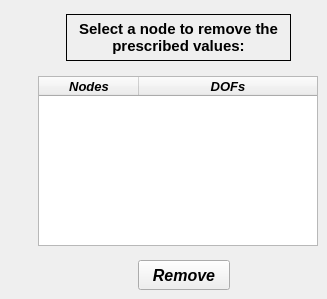
     <widget class="QWidget" name="tab_2">
      <attribute name="title">
       <string>Remove</string>
      </attribute>
      <widget class="QTreeWidget" name="treeWidget_prescribed_dofs">
       <property name="geometry">
        <rect>
         <x>38</x>
         <y>76</y>
         <width>280</width>
         <height>170</height>
        </rect>
       </property>
       <property name="minimumSize">
        <size>
         <width>280</width>
         <height>170</height>
        </size>
       </property>
       <property name="maximumSize">
        <size>
         <width>280</width>
         <height>170</height>
        </size>
       </property>
       <property name="font">
        <font>
         <family>Arial</family>
         <italic>true</italic>
        </font>
       </property>
       <property name="indentation">
        <number>1</number>
       </property>
       <property name="headerHidden">
        <bool>false</bool>
       </property>
       <attribute name="headerHighlightSections">
        <bool>false</bool>
       </attribute>
       <attribute name="headerShowSortIndicator" stdset="0">
        <bool>false</bool>
       </attribute>
       <attribute name="headerStretchLastSection">
        <bool>true</bool>
       </attribute>
       <column>
        <property name="text">
         <string>Nodes</string>
        </property>
        <property name="font">
         <font>
          <family>Arial</family>
          <pointsize>10</pointsize>
          <weight>75</weight>
          <italic>true</italic>
          <bold>true</bold>
         </font>
        </property>
        <property name="textAlignment">
         <set>AlignCenter</set>
        </property>
       </column>
       <column>
        <property name="text">
         <string>DOFs</string>
        </property>
        <property name="font">
         <font>
          <family>Arial</family>
          <pointsize>10</pointsize>
          <weight>75</weight>
          <italic>true</italic>
          <bold>true</bold>
         </font>
        </property>
        <property name="textAlignment">
         <set>AlignCenter</set>
        </property>
       </column>
      </widget>
      <widget class="QLabel" name="label_29">
       <property name="geometry">
        <rect>
         <x>66</x>
         <y>14</y>
         <width>225</width>
         <height>47</height>
        </rect>
       </property>
       <property name="font">
        <font>
         <family>Arial</family>
         <pointsize>11</pointsize>
         <weight>75</weight>
         <italic>false</italic>
         <bold>true</bold>
        </font>
       </property>
       <property name="frameShape">
        <enum>QFrame::Box</enum>
       </property>
       <property name="text">
        <string>Select a node to remove the 
prescribed values:</string>
       </property>
       <property name="textFormat">
        <enum>Qt::AutoText</enum>
       </property>
       <property name="alignment">
        <set>Qt::AlignCenter</set>
       </property>
      </widget>
      <widget class="QPushButton" name="pushButton_remove_bc_confirm_2">
       <property name="geometry">
        <rect>
         <x>138</x>
         <y>260</y>
         <width>92</width>
         <height>30</height>
        </rect>
       </property>
       <property name="minimumSize">
        <size>
         <width>0</width>
         <height>30</height>
        </size>
       </property>
       <property name="maximumSize">
        <size>
         <width>16777215</width>
         <height>30</height>
        </size>
       </property>
       <property name="font">
        <font>
         <family>Arial</family>
         <pointsize>12</pointsize>
         <weight>75</weight>
         <italic>true</italic>
         <bold>true</bold>
        </font>
       </property>
       <property name="text">
        <string>Remove</string>
       </property>
      </widget>
     </widget>
